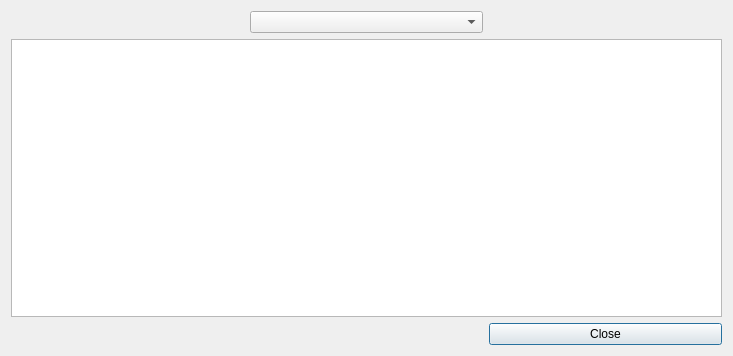
<?xml version="1.0" encoding="UTF-8"?>
<ui version="4.0">
 <class>DialogRouteComparator</class>
 <widget class="QDialog" name="DialogRouteComparator">
  <property name="geometry">
   <rect>
    <x>0</x>
    <y>0</y>
    <width>733</width>
    <height>356</height>
   </rect>
  </property>
  <property name="windowTitle">
   <string>Routes Comparator</string>
  </property>
  <layout class="QGridLayout" name="gridLayout">
   <item row="0" column="1">
    <widget class="QComboBox" name="routesCombo"/>
   </item>
   <item row="2" column="2">
    <widget class="QPushButton" name="closeButton">
     <property name="text">
      <string>Close</string>
     </property>
    </widget>
   </item>
   <item row="1" column="0" colspan="3">
    <widget class="QTreeView" name="routesTable">
     <property name="editTriggers">
      <set>QAbstractItemView::NoEditTriggers</set>
     </property>
     <property name="alternatingRowColors">
      <bool>false</bool>
     </property>
     <property name="sortingEnabled">
      <bool>true</bool>
     </property>
    </widget>
   </item>
  </layout>
 </widget>
 <resources/>
 <connections/>
</ui>
